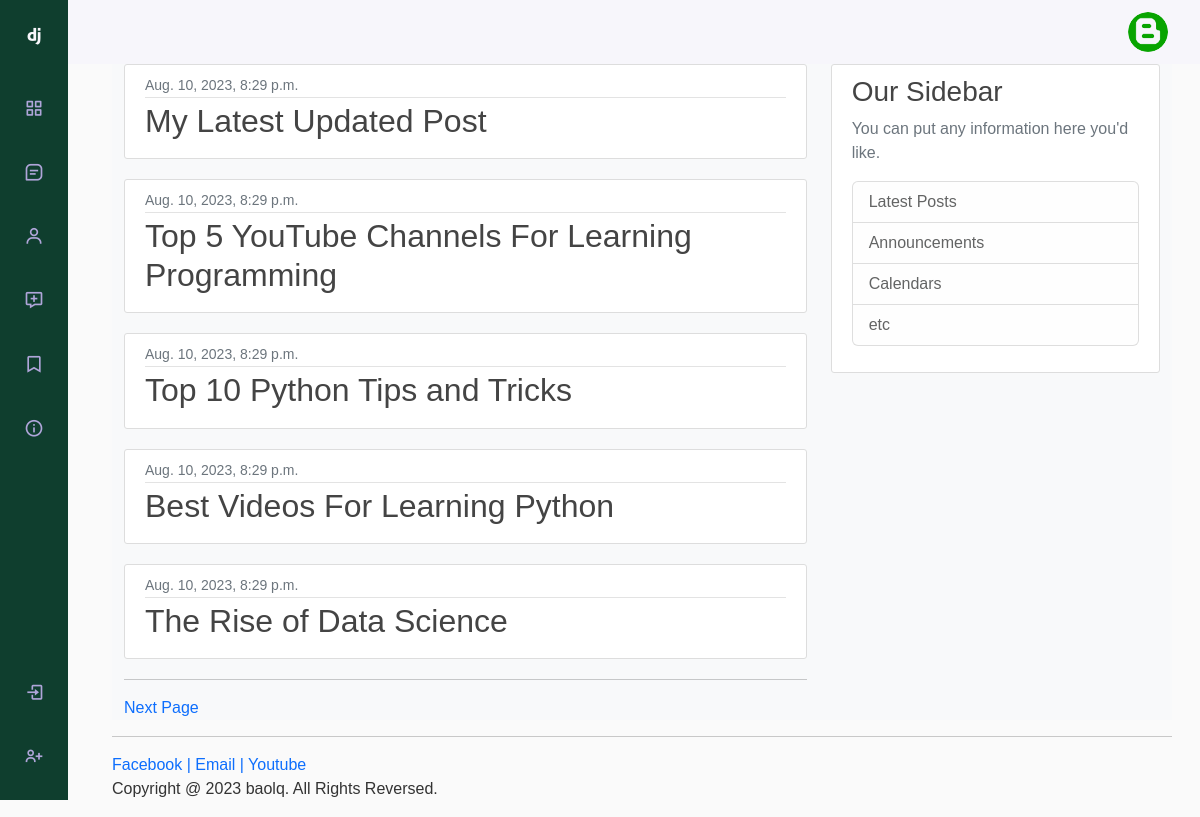
Screenshot of /blog/ with the database file from the repository.
### blog/models.py (models this page shows, shortened)
class Post(models.Model):
    title = models.CharField(max_length=100)
    author = models.ForeignKey(settings.AUTH_USER_MODEL, default=1, on_delete=models.CASCADE, related_name='blog_post')
    body = models.TextField()
    image = models.ImageField(null=True, blank=True, upload_to = "images/")
    date = models.DateTimeField(auto_now_add=True)

### blog/views.py (the view)
# urls.py: path('', views.PostListView.as_view(), name='blog'),      #----------------------- Generic view controller | Method_1
class PostListView(ListView):           #------------------------------ class-base view | Method_1
    queryset = Post.objects.all().order_by('-date')
    template_name = 'blogs/blog.html'
    context_object_name = 'Posts'
    paginate_by = 5

### blog/templates/blogs/blog.html (shortened to what this page needs)
{% extends 'pages/base.html' %}
{% block content %}
    {% for post in Posts %}
        <article class="media content-section">
            <div class="article-metadata">
            <small class="text-muted">{{ post.date }}</small>
            </div>
            <div class="blog-img">
                <h2><a class="article-title" href="/blog/{{post.id}}">{{ post.title }}</a></h2>
            </div>
        </article>
    {% endfor %}
    <hr>
    {% if page_obj.has_next %}
        <a href="{{ request.path }}?page={{ page_obj.next_page_number }}">Next Page</a>
    {% endif %}
{% endblock %}

### static/css/style.css (style rules this page uses)
:root { --header-height: 3rem; --nav-width: 68px; --first-color: #0f3e2e; --first-color-light: #AFA5D9; --white-color: #F7F6FB; --body-font: 'Nunito', sans-serif; --normal-font-size: 1rem; --z-fixed: 100; }
*,::before,::after { box-sizing: border-box; }
body { position: relative; margin: var(--header-height) 0 0 0; padding: 0 1rem; font-family: var(--body-font); font-size: var(--normal-font-size); transition: .5s; background: #fafafa; color: #333333; }
a { text-decoration: none; }
@media screen and (min-width: 768px) { body { margin: calc(var(--header-height) + 1rem) 0 0 0; padding-left: calc(var(--nav-width) + 2rem); } }
h1, h2, h3, h4, h5, h6 { color: #444444; }
.content-section { background: #ffffff; padding: 10px 20px; border: 1px solid #dddddd; border-radius: 3px; margin-bottom: 20px; }
.article-title { color: #444444; }
.article-metadata { padding-bottom: 1px; margin-bottom: 4px; border-bottom: 1px solid #e3e3e3 }
.text-muted { display: flex; justify-content: space-between; }
.blog-img { display: flex; align-items: center; }

### rows the page displays
Post: date "Aug. 10, 2023, 8:29 p.m.", title "My Latest Updated Post"
Post: date "Aug. 10, 2023, 8:29 p.m.", title "Top 5 YouTube Channels For Learning Programming"
Post: date "Aug. 10, 2023, 8:29 p.m.", title "Top 10 Python Tips and Tricks"
Post: date "Aug. 10, 2023, 8:29 p.m.", title "Best Videos For Learning Python"
Post: date "Aug. 10, 2023, 8:29 p.m.", title "The Rise of Data Science"
